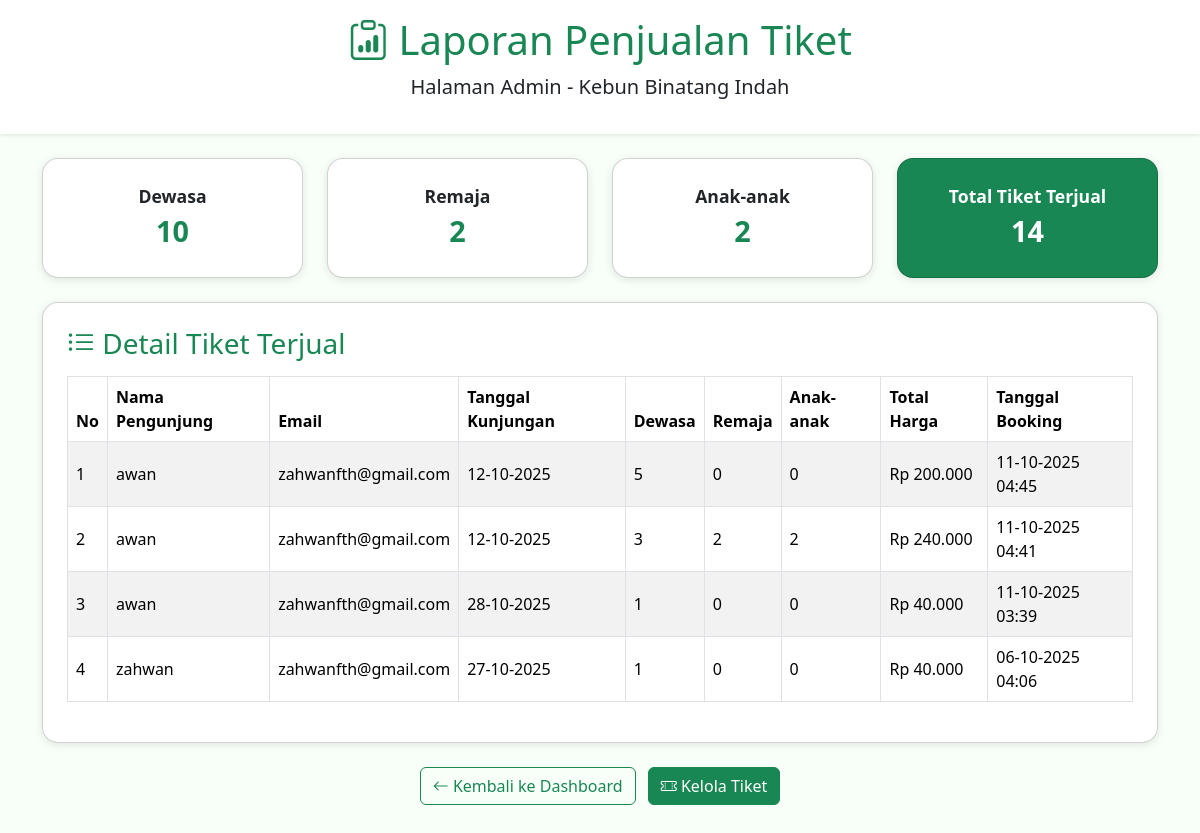
/admin/laporan_tiket.php (signed in), run on the app's committed database.
### tables this page shows
CREATE TABLE `booking` (
  `id` int NOT NULL,
  `nama_pengunjung` varchar(100) NOT NULL,
  `email` varchar(100) NOT NULL,
  `tanggal_kunjungan` date NOT NULL,
  `jumlah_dewasa` int DEFAULT '0',
  `jumlah_anak` int DEFAULT '0',
  `jumlah_remaja` int DEFAULT '0',
  `total_harga` int NOT NULL,
  `catatan` text,
  `tanggal_booking` timestamp NULL DEFAULT CURRENT_TIMESTAMP,
  `status` varchar(20) NOT NULL DEFAULT 'dibooking'
);

### admin/laporan_tiket.php (the view, shortened to what this page needs)
<?php
include "../database/conn.php";
$queryTotal = "
    SELECT
        SUM(jumlah_dewasa) AS total_dewasa,
        SUM(jumlah_remaja) AS total_remaja,
        SUM(jumlah_anak)   AS total_anak
    FROM booking
";
$totalResult = mysqli_query($conn, $queryTotal);
$totalData   = mysqli_fetch_assoc($totalResult);
$total_dewasa = $totalData['total_dewasa'] ?? 0;
$total_remaja = $totalData['total_remaja'] ?? 0;
$total_anak   = $totalData['total_anak'] ?? 0;
$total_semua  = $total_dewasa + $total_remaja + $total_anak;
$queryDetail = "SELECT * FROM booking ORDER BY tanggal_booking DESC";
$detailResult = mysqli_query($conn, $queryDetail);
?>
<!DOCTYPE html>
<html lang="id">
<head>
  <link href="https://cdn.jsdelivr.net/npm/bootstrap@5.3.2/dist/css/bootstrap.min.css" rel="stylesheet">
  <link rel="stylesheet" href="https://cdn.jsdelivr.net/npm/bootstrap-icons@1.11.3/font/bootstrap-icons.css">
</head>
<body>
<div class="text-center py-3 bg-white shadow-sm mb-4">
  <h1 class="text-success"><i class="bi bi-clipboard-data"></i> Laporan Penjualan Tiket</h1>
  <p class="lead">Halaman Admin - Kebun Binatang Indah</p>
</div>
<div class="container mb-5">
  <div class="row g-4 mb-4">
    <div class="col-md-3">
      <div class="card text-center p-4">
        <div class="stat-title">Dewasa</div>
        <div class="stat-number"><?php echo $total_dewasa; ?></div>
      </div>
    </div>
    <div class="col-md-3">
      <div class="card text-center p-4">
        <div class="stat-title">Remaja</div>
        <div class="stat-number"><?php echo $total_remaja; ?></div>
      </div>
    </div>
    <div class="col-md-3">
      <div class="card text-center p-4">
        <div class="stat-title">Anak-anak</div>
        <div class="stat-number"><?php echo $total_anak; ?></div>
      </div>
    </div>
    <div class="col-md-3">
      <div class="card text-center p-4 bg-success text-white">
        <div class="stat-title">Total Tiket Terjual</div>
        <div class="stat-number text-white"><?php echo $total_semua; ?></div>
      </div>
    </div>
  </div>
  <div class="card p-4">
    <h3 class="mb-3 text-success"><i class="bi bi-list-ul"></i> Detail Tiket Terjual</h3>
    <div class="table-responsive">
      <table class="table table-bordered table-striped align-middle">
        <thead>
          <tr>
            <th>No</th>
            <th>Nama Pengunjung</th>
            <th>Email</th>
            <th>Tanggal Kunjungan</th>
            <th>Dewasa</th>
            <th>Remaja</th>
            <th>Anak-anak</th>
            <th>Total Harga</th>
            <th>Tanggal Booking</th>
          </tr>
        </thead>
        <tbody>
        <?php
        if (mysqli_num_rows($detailResult) > 0) {
            $no = 1;
            while ($row = mysqli_fetch_assoc($detailResult)) {
                echo "<tr>
                        <td>{$no}</td>
                        <td>".htmlspecialchars($row['nama_pengunjung'])."</td>
                        <td>".htmlspecialchars($row['email'])."</td>
                        <td>".date('d-m-Y', strtotime($row['tanggal_kunjungan']))."</td>
                        <td>{$row['jumlah_dewasa']}</td>
                        <td>{$row['jumlah_remaja']}</td>
                        <td>{$row['jumlah_anak']}</td>
                        <td>Rp ".number_format($row['total_harga'], 0, ',', '.')."</td>
                        <td>".date('d-m-Y H:i', strtotime($row['tanggal_booking']))."</td>
                      </tr>";
                $no++;
            }
        } else {
            echo "<tr><td colspan='9' class='text-center text-muted'>Belum ada data booking</td></tr>";
        }
        ?>
        </tbody>
      </table>
    </div>
  </div>
  <div class="mt-4 text-center">
    <a href="dashboard.php" class="btn btn-outline-success"><i class="bi bi-arrow-left"></i> Kembali ke Dashboard</a>
    <a href="tiket_list.php" class="btn btn-success ms-2"><i class="bi bi-ticket-perforated"></i> Kelola Tiket</a>
  </div>
</div>
</body>
</html>

### admin/laporan_tiket.php (style rules this page uses)
body { background-color: #f8fff8; }
.card { border-radius: 1rem; box-shadow: 0 2px 8px rgba(0,0,0,0.1); }
.stat-title { font-size: 1.1rem; font-weight: 600; }
.stat-number { font-size: 1.8rem; font-weight: bold; color: #198754; }
table th { background-color: #198754; color: #fff; }

### data on the page
booking: nama_pengunjung "awan", email "zahwanfth@gmail.com", tanggal_kunjungan "12-10-2025", jumlah_dewasa "5", jumlah_remaja "0", jumlah_anak "0", total_harga "200.000", tanggal_booking "11-10-2025 04:45"
booking: nama_pengunjung "awan", email "zahwanfth@gmail.com", tanggal_kunjungan "12-10-2025", jumlah_dewasa "3", jumlah_remaja "2", jumlah_anak "2", total_harga "240.000", tanggal_booking "11-10-2025 04:41"
booking: nama_pengunjung "awan", email "zahwanfth@gmail.com", tanggal_kunjungan "28-10-2025", jumlah_dewasa "1", jumlah_remaja "0", jumlah_anak "0", total_harga "40.000", tanggal_booking "11-10-2025 03:39"
booking: nama_pengunjung "zahwan", email "zahwanfth@gmail.com", tanggal_kunjungan "27-10-2025", jumlah_dewasa "1", jumlah_remaja "0", jumlah_anak "0", total_harga "40.000", tanggal_booking "06-10-2025 04:06"

### other printed values
$total_dewasa "10"
$total_remaja "2"
$total_anak "2"
$total_semua "14"
